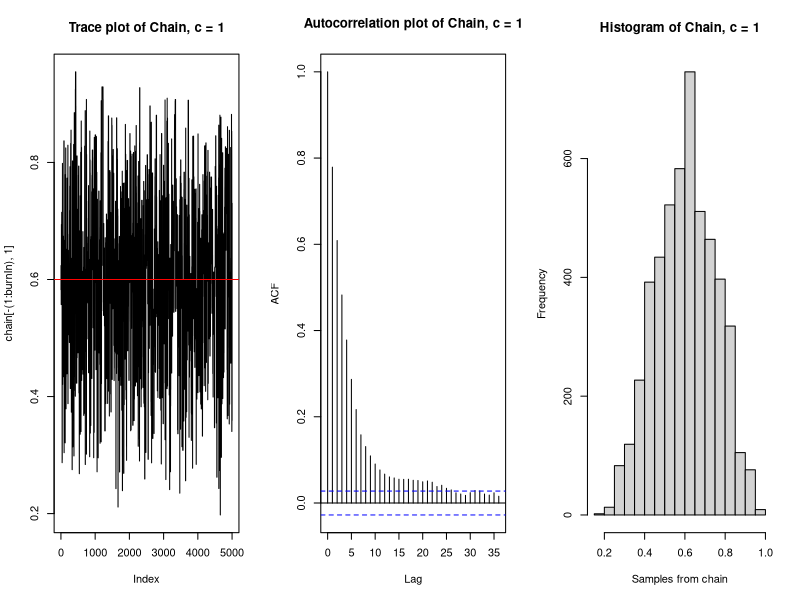
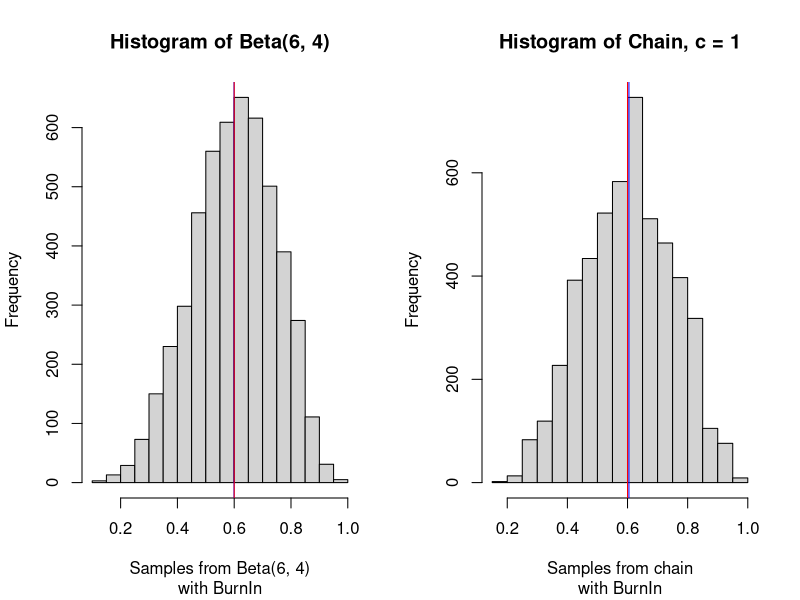
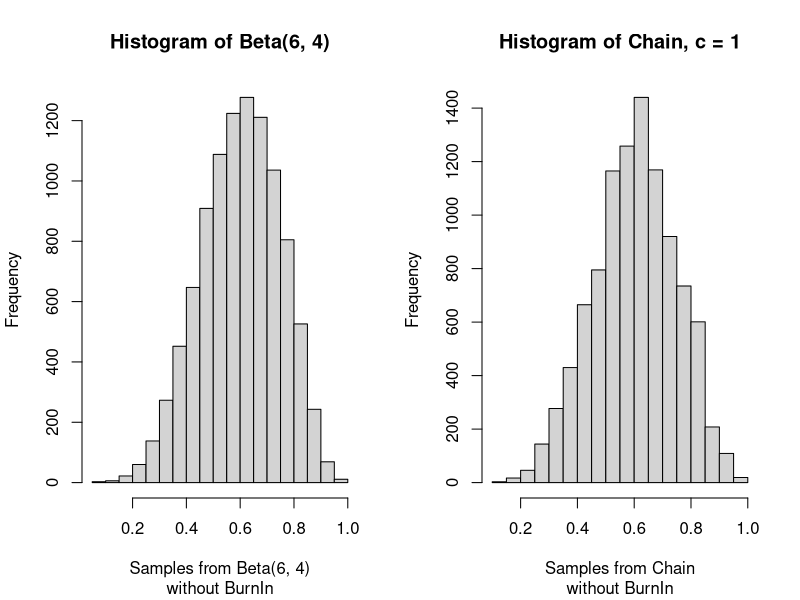
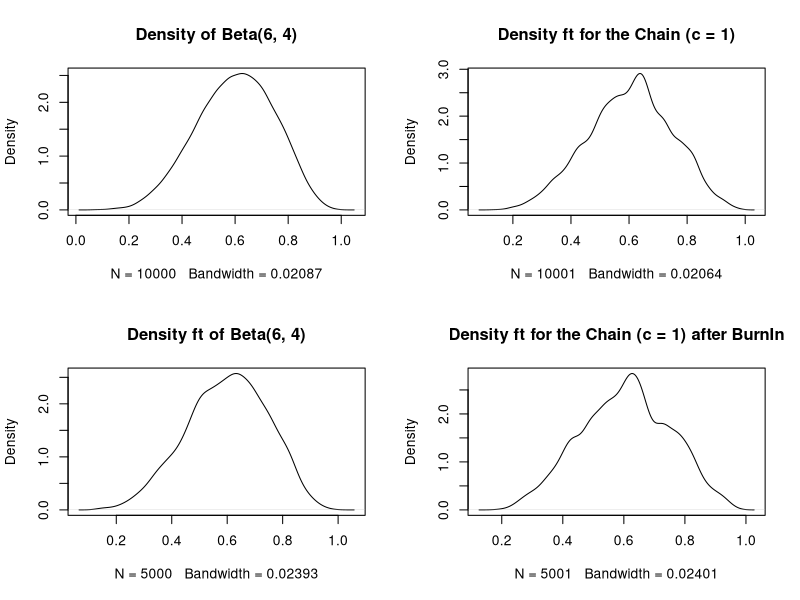
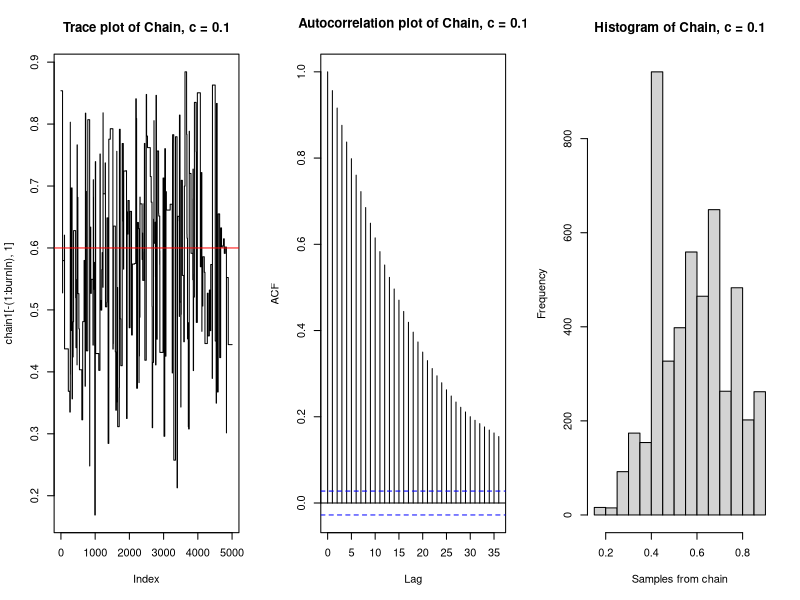
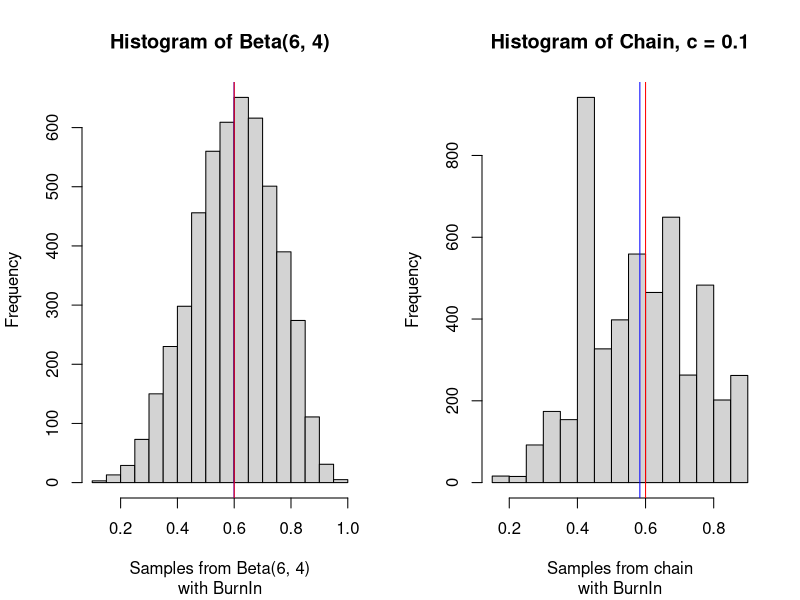
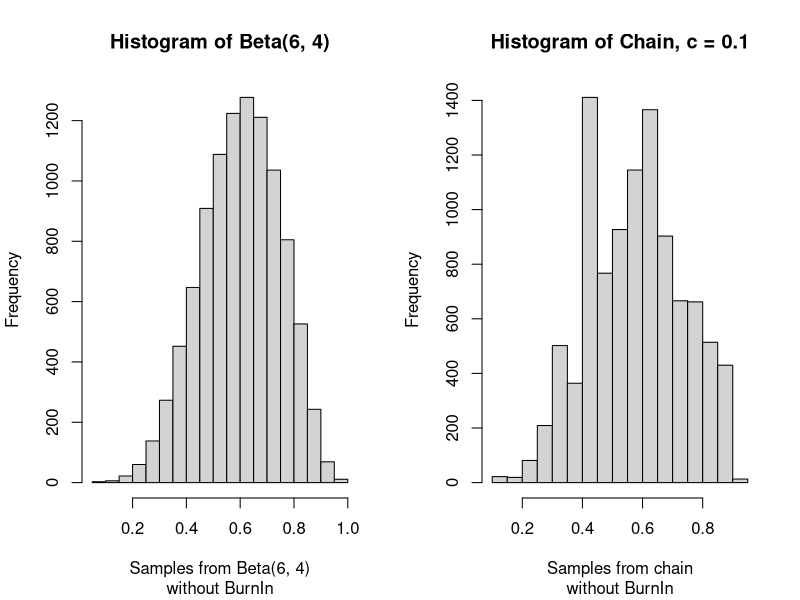
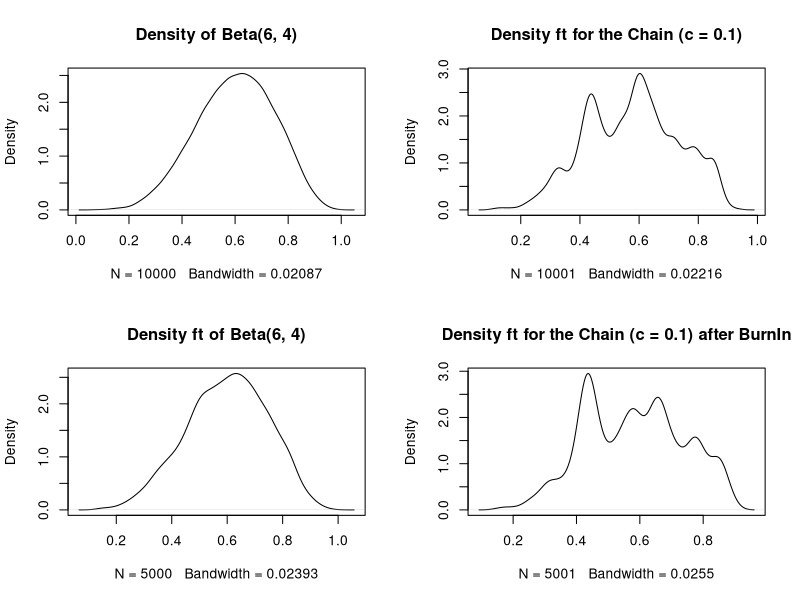

Here is the R script that generated these plots, in order:
## ---- chunk 1
knitr::opts_chunk$set(echo = TRUE)
## ---- chunk 2
a <- 6
b <- 4

likelihood <- function(param){
  singlelikelihoods = dbeta(param, a, b, log = T)
  return(singlelikelihoods)
}

prior <- function(param){
  pr = dunif(param, min=0, max=1, log = T)
  return(pr)
}

posterior <- function(param){
  return (exp(likelihood(param) + prior(param)))
}
## ---- chunk 3
metropolis_MCMC <- function(startvalue, iterations, c){
  chain = array(dim = c(iterations+1,1))
  chain[1,] = startvalue
  for (i in 1:iterations){
    proposal = rbeta(1, c*chain[i,], c*(1-chain[i,]))
    probab = (posterior(proposal)*dbeta(chain[i,],c*proposal,c*(1-proposal)))/
      (posterior(chain[i,])*dbeta(proposal, c*chain[i,], c*(1-chain[i,])))
    if (runif(1) < probab){
      chain[i+1,] = proposal
    }else{
      chain[i+1,] = chain[i,]
    }
  }
  return(chain)
}
## ---- chunk 4
startvalue <- runif(1, 0, 1)
chain=metropolis_MCMC(startvalue, 10000, c=1)
test <- rbeta(10000, 6, 4)

par(mfrow=c(1,3))
test2 <- test[5001:10000]
burnIn = 5000
acceptance = 1-mean(duplicated(chain[-(1:burnIn),]))
plot(chain[-(1:burnIn),1], type='l', main = "Trace plot of Chain, c = 1")
abline(h=0.6, col="red")
acf(chain[-(1:burnIn),1], main = "Autocorrelation plot of Chain, c = 1")
hist(chain[-(1:burnIn),1], xlab = "Samples from chain", main = "Histogram of Chain, c = 1") 
## ---- chunk 5
par(mfrow=c(1,2))
hist(test2, xlab = "Samples from Beta(6, 4)", main = "Histogram of Beta(6, 4)", 
     sub = "with BurnIn")
abline(v=mean(test2), col="blue")
abline(v=0.6, col="red")
hist(chain[-(1:burnIn),1], xlab = "Samples from chain", main = "Histogram of Chain, c = 1"
     , sub = "with BurnIn") 
abline(v = mean(chain[-(1:burnIn),1]), col="blue")
abline(v=0.6, col="red")
## ---- chunk 6
par(mfrow=c(1,2))
hist(test, xlab = "Samples from Beta(6, 4)", main = "Histogram of Beta(6, 4)", 
     sub = "without BurnIn")

hist(chain, xlab = "Samples from Chain", main = "Histogram of Chain, c = 1", 
     sub = "without BurnIn")
## ---- chunk 7
par(mfrow = c(2,2))
plot(density(test), main = "Density of Beta(6, 4)")
plot(density(chain), main = "Density ft for the Chain (c = 1)")
plot(density(test2), main = "Density ft of Beta(6, 4)")
plot(density(chain[-(1:burnIn),1]), main = "Density ft for the Chain (c = 1) after BurnIn")
## ---- chunk 8
chainks <- sort(chain[-(1:burnIn),1])
ks.test(chainks, test2)
## ---- chunk 9
set.seed(1)
chain1=metropolis_MCMC(startvalue, 10000, c=0.1)
par(mfrow=c(1,3))
acceptance1 = 1-mean(duplicated(chain1[-(1:burnIn),]))
plot(chain1[-(1:burnIn),1], type='l', main = "Trace plot of Chain, c = 0.1")
abline(h=0.6, col="red")
acf(chain1[-(1:burnIn),1], main = "Autocorrelation plot of Chain, c = 0.1")
hist(chain1[-(1:burnIn),1], xlab = "Samples from chain", 
     main = "Histogram of Chain, c = 0.1") 
## ---- chunk 10
par(mfrow=c(1,2))
hist(test2, xlab = "Samples from Beta(6, 4)", main = "Histogram of Beta(6, 4)", 
     sub = "with BurnIn")
abline(v=mean(test2), col="blue")
abline(v=0.6, col="red")
hist(chain1[-(1:burnIn),1], xlab = "Samples from chain", 
     main = "Histogram of Chain, c = 0.1", sub = "with BurnIn") 
abline(v = mean(chain1[-(1:burnIn),1]), col="blue")
abline(v=0.6, col="red")
## ---- chunk 11
par(mfrow=c(1,2))
hist(test, xlab = "Samples from Beta(6, 4)", main = "Histogram of Beta(6, 4)",
     sub = "without BurnIn")
hist(chain1, xlab = "Samples from chain", main = "Histogram of Chain, c = 0.1", 
     sub = "without BurnIn")
## ---- chunk 12
par(mfrow = c(2,2))
plot(density(test), main = "Density of Beta(6, 4)")
plot(density(chain1), main = "Density ft for the Chain (c = 0.1)")
plot(density(test2), main = "Density ft of Beta(6, 4)")
plot(density(chain1[-(1:burnIn),1]), main = "Density ft for the Chain (c = 0.1) after BurnIn")
## ---- chunk 13
chain1ks <- sort(chain1[-(1:burnIn),1])
ks.test(chain1ks, test2)
## ---- chunk 14
set.seed(2)
chain2=metropolis_MCMC(startvalue, 10000, c=2.5)
par(mfrow=c(1,3))
acceptance2 = 1-mean(duplicated(chain2[-(1:burnIn),]))
plot(chain2[-(1:burnIn),1], type='l', main = "Trace plot of Chain, c = 2.5")
abline(h=0.6, col="red")
acf(chain2[-(1:burnIn),1], main = "Autocorrelation plot of Chain, c = 2.5")
hist(chain2[-(1:burnIn),1], xlab = "Samples from chain", 
     main = "Histogram of Chain, c = 2.5") 
## ---- chunk 15
par(mfrow=c(1,2))
hist(test2, xlab = "Samples from Beta(6, 4)", main = "Histogram of Beta(6, 4)",
     sub = "with BurnIn")
abline(v=mean(test2), col="blue")
abline(v=0.6, col="red")
hist(chain2[-(1:burnIn),1], xlab = "Samples from chain", 
     main = "Histogram of Chain, c = 2.5", sub = "with BurnIn") 
abline(v = mean(chain2[-(1:burnIn),1]), col="blue")
abline(v=0.6, col="red")
## ---- chunk 16
par(mfrow=c(1,2))
hist(test, xlab = "Samples from Beta(6, 4)", main = "Histogram of Beta(6, 4)", 
     sub = "without BurnIn")
hist(chain2, xlab = "Samples from chain", main = "Histogram of Chain, c = 2.5", 
     sub = "without BurnIn")
## ---- chunk 17
par(mfrow = c(2,2))
plot(density(test), main = "Density of Beta(6, 4)")
plot(density(chain2), main = "Density ft for the Chain (c = 2.5)")
plot(density(test2), main = "Density ft of Beta(6, 4)")
plot(density(chain2[-(1:burnIn),1]), main = "Density ft for the Chain (c = 2.5) after BurnIn")
## ---- chunk 18
chain2ks <- sort(chain2[-(1:burnIn),1])
ks.test(chain2ks, test2)
## ---- chunk 19
set.seed(3)
chain3=metropolis_MCMC(startvalue, 10000, c=10)
par(mfrow=c(1,3))
acceptance3 = 1-mean(duplicated(chain3[-(1:burnIn),]))
plot(chain3[-(1:burnIn),1], type='l', main = "Trace plot of Chain, c = 10")
abline(h=0.6, col="red")
acf(chain3[-(1:burnIn),1], main = "Autocorrelation plot of Chain, c = 10")
hist(chain3[-(1:burnIn),1], xlab = "Samples from chain", 
     main = "Histogram of Chain, c = 10") 
## ---- chunk 20
par(mfrow=c(1,2))
hist(test2, xlab = "Samples from Beta(6, 4)", main = "Histogram of Beta(6, 4)",
     sub = "with BurnIn")
abline(v=mean(test2), col="blue")
abline(v=0.6, col="red")
hist(chain3[-(1:burnIn),1], xlab = "Samples from chain", 
     main = "Histogram of Chain, c = 10", sub = "with BurnIn") 
abline(v = mean(chain3[-(1:burnIn),1]), col="blue")
abline(v=0.6, col="red")
## ---- chunk 21
par(mfrow=c(1,2))
hist(test, xlab = "Samples from Beta(6, 4)", main = "Histogram of Beta(6, 4)",
     sub = "without BurnIn")
hist(chain3, xlab = "Samples from chain", main = "Histogram of Chain, c = 10",
     sub = "without BurnIn")
## ---- chunk 22
par(mfrow = c(2,2))
plot(density(test), main = "Density of Beta(6, 4)")
plot(density(chain3), main = "Density ft for the Chain (c = 10)")
plot(density(test2), main = "Density ft of Beta(6, 4)")
plot(density(chain3[-(1:burnIn),1]), main = "Density ft for the Chain (c = 10) after BurnIn")
## ---- chunk 23
chain3ks <- sort(chain3[-(1:burnIn),1])
ks.test(chain3ks, test2)
## ---- chunk 24
acceptance
acceptance1
acceptance2
acceptance3
## ---- chunk 25
par(mfrow=c(4,1), mar= c(2,3,3,2))
plot(chain[-(1:burnIn),1], type='l', main = "Trace plot of Chain, c = 1", xlab = "")
plot(chain1[-(1:burnIn),1], type='l', main = "Trace plot of Chain, c = 0.1", xlab = "")
plot(chain2[-(1:burnIn),1], type='l', main = "Trace plot of Chain, c = 2.5", xlab = "")
plot(chain3[-(1:burnIn),1], type='l', main = "Trace plot of Chain, c = 10", xlab = "")
## ---- chunk 26
par(mfrow=c(2,2))
acf(chain[-(1:burnIn),1], main = "ACF for c = 1")
acf(chain1[-(1:burnIn),1], main = "ACF for c = 0.1")
acf(chain2[-(1:burnIn),1], main = "ACF for c = 2.5")
acf(chain3[-(1:burnIn),1], main = "ACF for c = 10")
